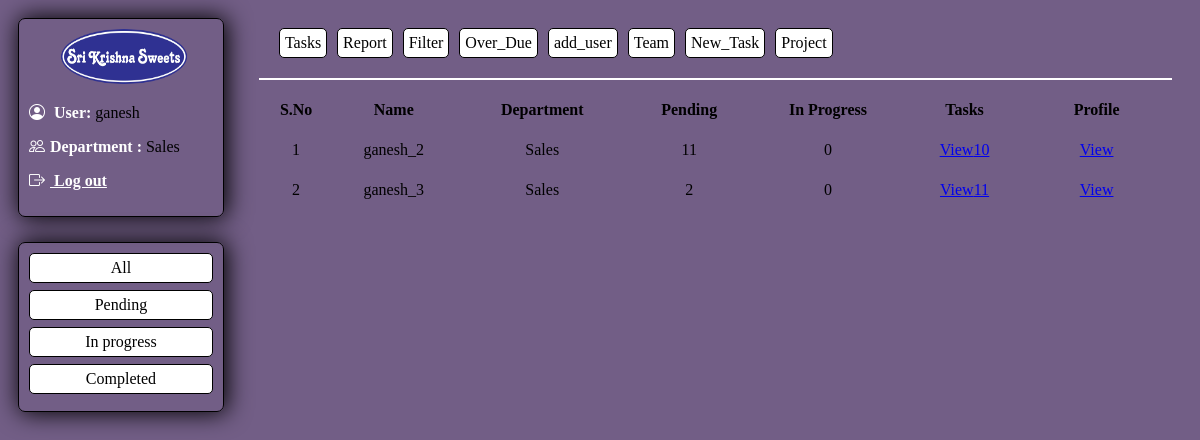
The page /Team_mem (signed in) on the database its author committed.
### task_pro/models.py (models this page shows)
class CustomUser(AbstractUser):
    choose = (
        ('Accounts-AR','Accounts-AR'),
        ('Accounts-Ap','Accounts-Ap'),
        ('Accounts-MIS','Accounts-MIS'),
        ('Accounts Manager','Accounts Manager'),
        ('MIS','MIS'),
        ('HR','HR'),
        ('Sales Admin','Sales Admin'),
        ('Zonals Managers','Zonals Managers'),
        ('Branch Manager','Branch Manager'),
        ('Employee','Employee'),
        ('IT','IT'),
        ('Sales','Sales'),
    )
    email = models.EmailField(blank=False, null=False)
    department = models.CharField(choices=choose,max_length=100,default='Sales')
    head = models.BooleanField(default=False)

### task_pro/views.py (the view)
# urls.py: path('Team_mem',Team_mem,name='Team_mem'),
@login_required
def Team_mem(request):
    department= request.user.department
    members = CustomUser.objects.filter(department=request.user.department).exclude(username=request.user).order_by('username')
    mem_dict ={}
    for i in members:
        pending =0
        in_progress=0
        mem_dict[i.username]={'pending':pending,'in_progress':in_progress,'id':i.id}
        mem = Task.objects.filter(assigned_to=i)
        for k in mem:
            if k.status =="In progress":
                in_progress+=1
            else:
                pending+=1
        mem_dict[i.username]['pending']=pending
        mem_dict[i.username]["in_progress"]=in_progress
    return render(request,'team_mem.html',{"mem_dict":mem_dict,'department':department})

### task_pro/Templates/team_mem.html (shortened to what this page needs)
{% extends 'dashboard.html' %}
{% block head %}
{% load static %}
    <link rel="stylesheet" href="https://cdn.jsdelivr.net/npm/bootstrap-icons@1.11.3/font/bootstrap-icons.min.css">
    <link rel="stylesheet" href="{% static 'css/dashboard.css' %}">
{% endblock %}
{% block content %}
<div class="team_mem_div">
    <table cellspacing=20>
        <tr style="border:2px solid white;">
            <th>S.No</th>
            <th>Name</th>
            <th>Department</th>
            <th>Pending</th>
            <th>In Progress</th>
            <th>Tasks</th>
            <th>Profile</th>
        </tr>
        {% for i ,k in mem_dict.items %}
            <tr class="table_row">
                <td>{{ forloop.counter }}</td>
                <td class="table_data">{{ i }}</td>
                <td class="table_data">{{ request.user.department }}</td>
                <td class="table_data">{{ k.pending }}</td>
                <td class="table_data">{{ k.in_progress }}</td>
                <td class="table_data"><a href="{% url 'profile_update' k.id %}">View{{ k.id }}</a></td>
                <td class="table_data"><a href="{% url 'profile_view' k.id  %}">View</a></td>
            </tr>
        {% endfor %}
    </table>
</div>
{% endblock %}

### task_pro/Templates/dashboard.html (shortened to what this page needs)
<!DOCTYPE html>
<html lang="en">
<head>
    {% load static %}
    {% block head %}{% endblock %}
</head>
<body>
    <main>
        <section class="first-sec" >
            <div class="side-div1">
                <img style="width:150px;height:55px;border-radius:50%;margin-left: 20px;"  src="{% static 'images/logo1.webp' %}" alt="Sri Krishna Sweets">
                <p> <b style="color: white;"> <i class="bi bi-person-circle" style="margin-right: 5px;"></i>    User: </b>{{ request.user.username }} </p>
                <p> <b style="color: white;"><i class="bi bi-people" style="margin-right: 5px;"></i>Department : </b>{{ department }}</p>
                <p><b><a href="{% url 'logout' %}" style="color: white;"><i class="bi bi-box-arrow-right" style="margin-right: 5px;"></i> Log out</a></b></p>
            </div>
            <div class="side-div2">
                <a href="{% url 'specific_task' 'all' %}" class="side-bar-menu">All</a>
                <a href="{% url 'specific_task' 'Pending' %}" class="side-bar-menu">Pending</a>
                <a href="{% url 'specific_task' 'In progress' %}" class="side-bar-menu">In progress</a>
                <a href="{% url 'specific_task' 'Completed' %}" class="side-bar-menu">Completed</a>
            </div>
        </section>
        <section class="second-sec">
            <nav style="display:flex;">
                <a href="{% url 'dashboard' %}">Tasks</a>
                <a href="">Report</a>
                <a href="{% url 'filter_search' %}">Filter</a>
                <a href="{% url 'over_due' %}">Over_Due</a>
                {% if request.user.is_superuser %}
                <a href="{% url 'add_user' %}">add_user</a>
                <a href="{% url 'Team_mem' %}">Team</a>
                <a href="{% url 'new_task_creation' %}">New_Task</a>
                <a href="{% url 'project_creation' %}">Project</a>
                {% endif %}
            </nav>
            {% block content %}{% endblock %}
        </section>
    </main>
</body>
</html>

### task_pro/static/css/dashboard.css (style rules this page uses)
body { background-color: rgb(114, 94, 134); }
main { display: flex; flex-direction:row; justify-content:flex-start; }
.first-sec { padding:10px; height: 92vh; width: 230px; }
.side-div1 { border: solid 1px black; padding:10px; border-radius: 7px; box-shadow:2px 0px 25px 1px black; }
.side-div2 { padding:10px; display: flex; flex-direction: column; text-align:center; margin-top: 25px; border:1px solid black; border-radius: 7px; box-shadow: 2px 0px 25px 1px black; }
.side-bar-menu { padding:5px; border:1px solid black; border-radius: 5px; margin-bottom: 7px; background-color:white; color: black; text-decoration: none; }
.second-sec { margin-left:5px; width:1020px; height: 570px; border-radius: 5px; overflow-x: auto; overflow-y: auto; padding: 0 20px 20px 20px; }
nav { position: sticky; top:0; background-color:rgb(114, 94, 134); padding:20px; border-bottom:2px solid white; }
nav a { text-decoration: none; padding:5px; background-color: white; border:1px solid black; border-radius: 5px; margin-right: 10px; color: black; }

### task_pro/Templates/team_mem.html (style rules this page uses)
.table_row { text-align:center; }
.table_data { width:250px; }

### rows shown on the page
CustomUser: user.username "ganesh", department "Sales", user.department "Sales" "Sales"
CustomUser: mem_dict "ganesh_2"
CustomUser: mem_dict "ganesh_3"

### other values the page prints
{{ k.pending }} "11" "2"
{{ k.in_progress }} "0" "0"
{{ k.id }} "10" "11"
